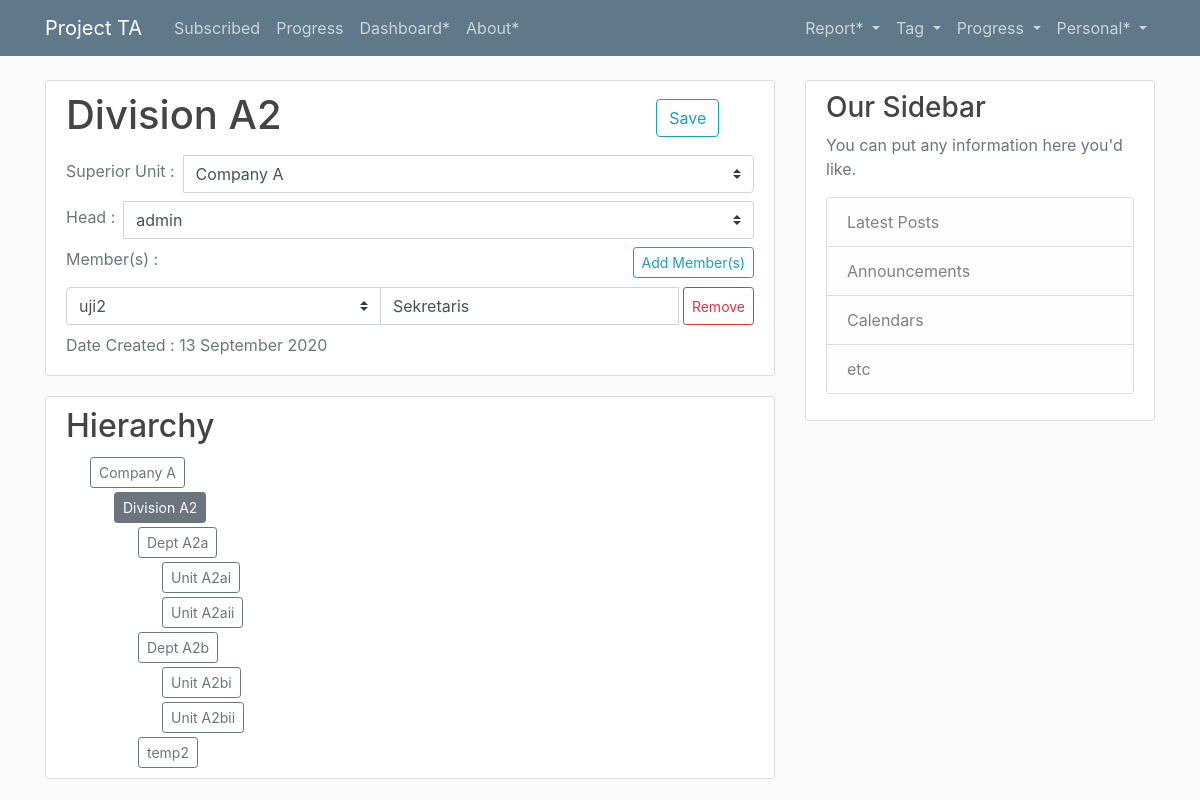
The page /unit/4 (signed in) on the database as committed earlier.
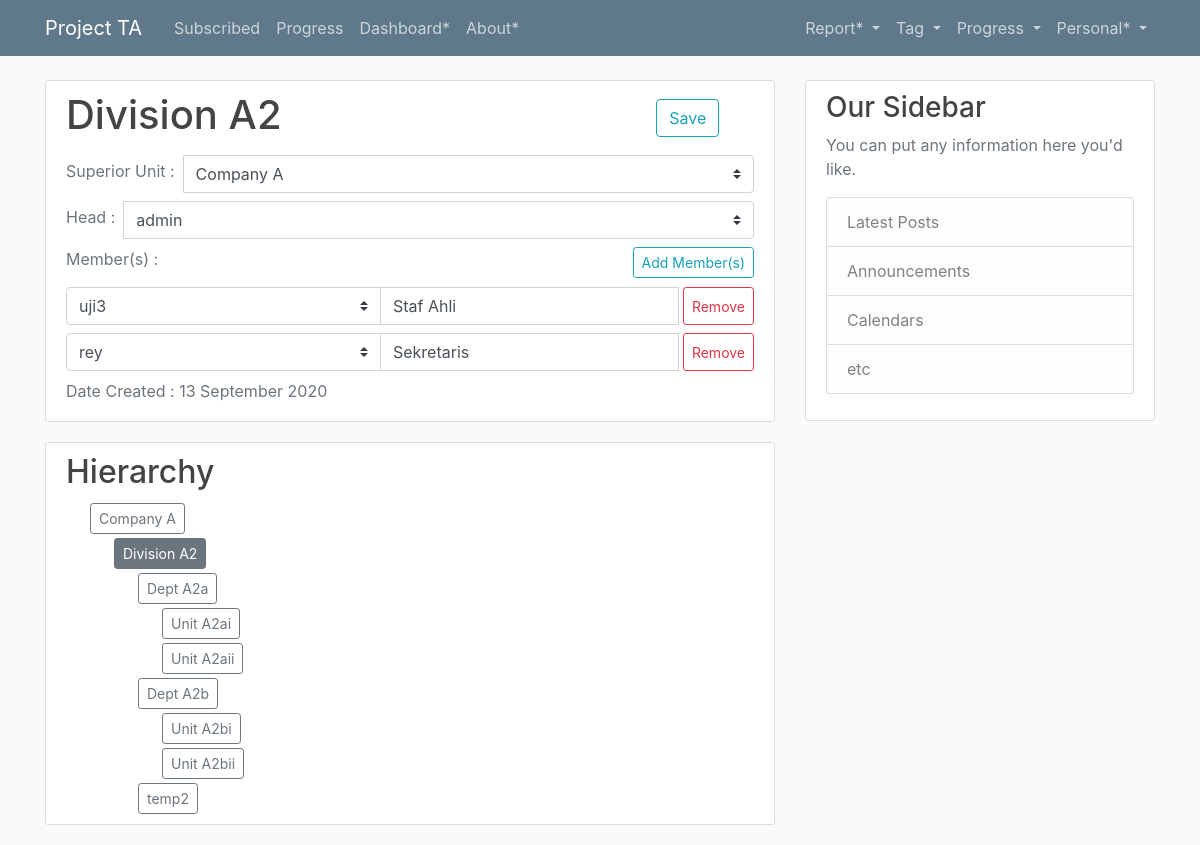
The same page on the database as committed later.
### user/models.py (models this page shows, shortened)
class Profile(models.Model):
    user = models.OneToOneField(User, on_delete=models.CASCADE, null=True)
    image = models.ImageField(default='default.jpg', upload_to='profile_pics')
    tag = models.ManyToManyField(Tag, related_name='subscriber_set')
    unit = models.ForeignKey(Unit, on_delete=models.SET_NULL, null=True, related_name='member_set')

class CareerHistory(models.Model):
    user = models.ForeignKey(User, on_delete=models.SET_NULL, null=True, blank=True)
    unit = models.ForeignKey(Unit, on_delete=models.SET_NULL, null=True, blank=True)
    job = models.CharField(max_length=100, null=True, blank=True)
    date_started = models.DateTimeField(null=True, blank=True)
    date_ended = models.DateTimeField(null=True, blank=True)

class Unit(models.Model):
    class Status(models.IntegerChoices):
        Inactive = 0
        Active = 1
    name = models.CharField(max_length=100, null=True)
    superior = models.ForeignKey("self", on_delete=models.SET_NULL, related_name='subordinate_set', null=True)
    head = models.OneToOneField(User, on_delete=models.SET_NULL, null=True, blank=True)
    date_created = models.DateTimeField(default=timezone.now, null=True, blank=True)
    date_deactivated = models.DateTimeField(null=True, blank=True)
    status = models.IntegerField(choices=Status.choices, default=1, null=True, blank=True)
    def level(self):
        lev = 1
        temp = self
        while temp.superior and lev < 30:
            lev += 1
            temp = temp.superior
        if lev < 30:
            return lev
        else:
            return "loop error"
    def superior_list(self):
        if self.level() != "loop error":
            temp = self
            superiorlist = []
            while temp.superior:
                superiorlist.append(temp.superior)
                temp = temp.superior
            superiorlist = [superiorlist[i-1] for i in range(len(superiorlist),0,-1)]
            return superiorlist
    def subordinate_list_recursive(self, lev, subordinate_list):
        if lev>=0 and lev<=30:
            subordinate_list.append(self)
            lev = lev + 1
            for sub in self.subordinate_set.all():
                sub.subordinate_list_recursive(lev, subordinate_list)
        else:
            print("loop error")
    def subordinate_list(self):
        if self.level() != "loop error":
            lev = 0
            subordinate_list = []
            for sub in self.subordinate_set.all():
                sub.subordinate_list_recursive(lev, subordinate_list)
            return subordinate_list

### user/views.py (the view, shortened to what this page needs)
# urls.py: path('unit/<int:pk>', userview.UnitDetail, name='unit-detail'),
def UnitDetail(request, pk):
    if not request.user.username:
        return redirect('/login/?next=%s' % request.path)
    unit = get_object_or_404(Unit, pk=pk)
    members = Profile.objects.filter(unit=unit)
    unitless_user = User.objects.filter(unit = None, profile__unit = None)
    loopless_unit = Unit.objects.exclude(pk = unit.pk)
    for sub in unit.subordinate_list():
        loopless_unit = loopless_unit.exclude(pk = sub.pk)
    member_histories = []
    for member in members:
        temp = CareerHistory.objects.filter(user = member.user)
        temp = temp.order_by('date_started').last()
        member_histories.append(temp)
    context = { 'unit' : unit,
                'members' : members,
                'unitless_user' : unitless_user.order_by('username'),
                'loopless_unit' : loopless_unit.order_by('name')}
    return render(request, 'user/unit_detail.html', context)

### user/templates/user/unit_detail.html (shortened to what this page needs)
{% extends 'base.html' %}
{% load crispy_forms_tags %}
{% block content %}
<form id="unit-form">
<div class="content-section">
    <div class="row">
        <div class="col">
    <h1 class="mb-3">{{ unit.name }}</h1>
        </div>
        <div class="col-2 mt-2 mr-2">
    <button class="btn btn-outline-info" id="submit">Save</button>
        </div>
    </div>
    {% if unit.level > 1%}
    <div class="input-group mb-2">
        <span class='text-muted mr-2 mt-1'>Superior Unit :</span>
            <select class="custom-select" name="superior" required>
                <option value={{unit.superior.pk}} selected>{{unit.superior.name}}</option>
            </select>
    </div>
    {% endif %}
    <div class="input-group mb-2">
        <span class='text-muted mr-2 mt-1'>Head :</span>
            <select class="custom-select" name="head" required>
                {% if unit.head %}
                <option value={{unit.head.pk}} selected>{{unit.head.username}}</option>
                {% else %}
                <option value=0 selected hidden> </option>
                {% endif %}
            </select>
    </div>
    <div class="mb-2">
        <span class='text-muted mr-2 mt-1'>Member(s) :</span>
        <div class="float-right">
        <button class="btn btn-sm btn-outline-info" id="add-more">Add Member(s)</button>
        </div>
    </div>
    <div class="mt-3" id="wrapper">
        {% for member in members %}
        <div class="input-group mb-2">
            <select class="custom-select" name="member[]">
                <option value={{member.user.pk}} selected>{{member.user.username}}</option>
            </select>
        <input class="form-control" type="Text" placeholder="Job" name="job[]" value="{{member.user.careerhistory_set.all.last.job}}">
        <button class="btn btn-sm btn-outline-danger ml-1" id="remove-button">Remove</button>
        </div>
        {% endfor%}
    </div>
    <div class="mb-2">
        <span class='text-muted'>Date Created : {{unit.date_created|date:'d F Y'}}</span>
    </div>
</div>
<div class="content-section">
    <h2 class="mb-2">Hierarchy</h2>
    {% for superior in unit.superior_list%}
    <div>
        <span><a class="btn btn-outline-secondary btn-sm mt-1" href="{% url 'unit-detail' superior.pk %}">{{superior.name}}</a></span>
    </div>
    {% endfor %}
    <div>
        <span><a class="btn btn-secondary btn-sm mt-1" href="{% url 'unit-detail' unit.pk %}">{{unit.name}}</a></span>
    </div>
    {% for subordinate in unit.subordinate_list%}
    <div>
        <span><a class="btn btn-outline-secondary btn-sm mt-1" href="{% url 'unit-detail' subordinate.pk %}">{{subordinate.name}}</a></span>
    </div>
    {% endfor %}
</div>
</form>
{% endblock%}

Rows that differ between the two databases and show on the page:
no longer on this page (row edited): Profile: user.username "uji2", user.careerhistory_set.all.last.job "Sekretaris"
now on this page (row edited): Profile: user.username "uji3", user.careerhistory_set.all.last.job "Staf Ahli"
now on this page (row edited): Profile: user.username "rey", user.careerhistory_set.all.last.job "Sekretaris"
